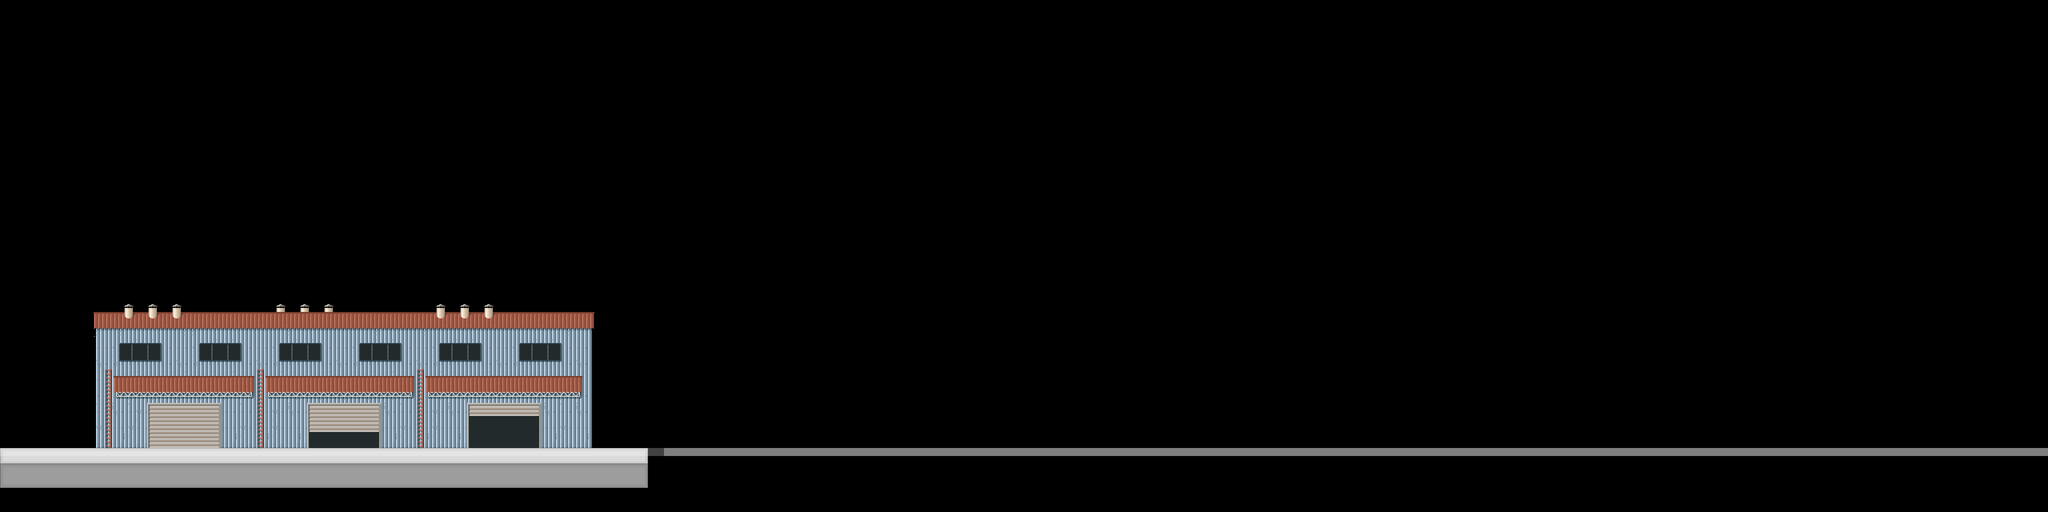

Below is a game level as drawn by its tile map, then a one-line description and the .tmx that defines it (tile-layer data replaced by summaries):
An orthogonal 256x64 tile map with 16x16 px tiles, 2 tile layers (map, walls) and 1 object (player).

<map version="1.0" tiledversion="2018.06.01" orientation="orthogonal" renderorder="left-up" width="256" height="64" tilewidth="16" tileheight="16" infinite="0" nextlayerid="6" nextobjectid="4">
 <tileset firstgid="1" name="tileset-01" tilewidth="16" tileheight="16" tilecount="4096" columns="64">
  <image source="tileset-01.bmp" trans="ff00ff" width="1024" height="1024" />
 </tileset>
 <layer id="4" name="map" width="256" height="64">
  <data>[16384 cells, 1853 non-empty, 122 distinct tile ids]</data>
 </layer>
 <layer id="5" name="walls" width="256" height="64" opacity="0.52">
  <data>[16384 cells, 260 non-empty, 2 distinct tile ids]</data>
 </layer>
 <objectgroup id="3" name="actors">
  <object id="3" name="player 1" type="player" gid="4" x="32" y="880" width="32" height="64" />
 </objectgroup>
</map>
